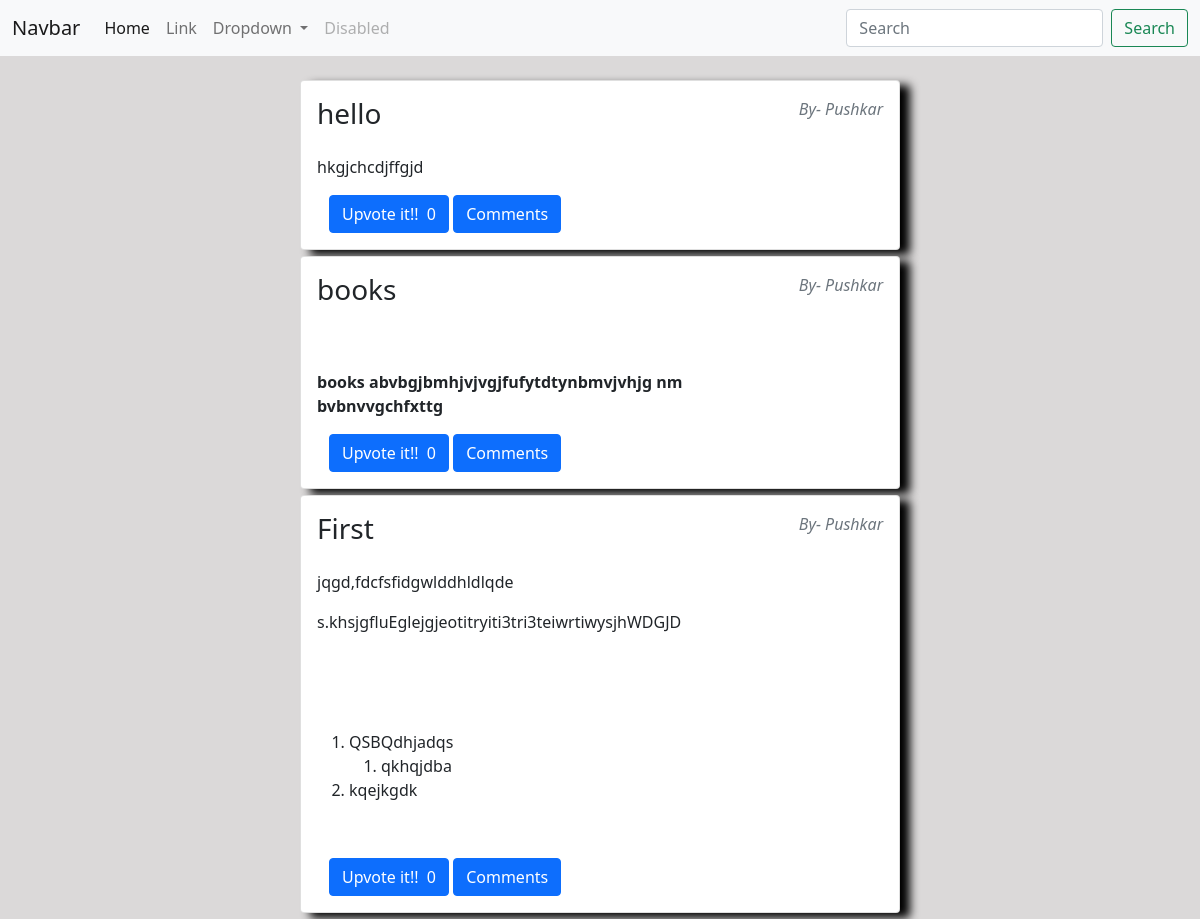
Screenshot of / (signed in) with the database file from the repository.
### Blogs/models.py (models this page shows, shortened)
class Blogs(models.Model):
    title=models.CharField(max_length=50)
    blogs=RichTextField(blank=True,null=True,verbose_name='')
    date_posted=models.DateTimeField(default=timezone.now)
    author=models.ForeignKey(User,on_delete=models.CASCADE)
    upvotes=models.ManyToManyField(User,related_name="upv")

### Blogs/views.py (the view)
# urls.py: path('',BlogsView.as_view(),name="blogs"),
class BlogsView(LoginRequiredMixin,ListView):
    context_object_name='blogs-comment'
    def get_queryset(self):
        return Blogs.objects.all()
    def get_context_data(self, **kwargs):
        context = super(BlogsView, self).get_context_data(**kwargs)
        context['blogs'] = Blogs.objects.all()
        print(Blogs.pk)
        return context

### Blogs/templates/Blogs/blogs_list.html (shortened to what this page needs)
{% extends 'Users/base.html' %}
{% load static %}
{% block css %}
<link rel="stylesheet" type="text/css" href="{% static 'Blogs/main.css' %}?{% now "U" %}">
{% endblock css %}
{% block content %}
<div class="outer">
    <div class="inner">
        <br>
        {% for post in blogs %}
            <div class="card" style="width: 100%;">
                <div class="card-body">
                    <div style="display: flex;">
                        <h3 class="card-title">{{ post.title }}</h3>
                        <span class="text-muted" style="margin-left: auto; font-style: italic;">By- {{ post.author }}</span>
                    </div>
                    <p class="card-text">{{ post.blogs|safe }} </p>
                    <div class="container">
                        <button class="btn btn-primary upv" data-blog="{{ post.id }}">Upvote it!!&nbsp;&nbsp;<span class="upvotes {{ post.id }}">{{ post.upvotes.count }}</span></button>
                        <button class="btn btn-primary com" id="{{ post.id }}" onclick="start(this.id)" style="">Comments</button>
                    </div>
                </div>
            </div>
        {% endfor %}
    </div>
</div>
{% endblock %}

### Users/templates/Users/base.html (shortened to what this page needs)
{% load static %}
<!DOCTYPE html>
<html lang="en">
  <head>
    <link
      href="https://cdn.jsdelivr.net/npm/bootstrap@5.0.2/dist/css/bootstrap.min.css"
      rel="stylesheet"
    />
    <link rel="stylesheet" type="text/css" href="{% static 'Users/Users.css' %}">
    {% block css %}
    {% endblock css %}
  </head>
  <body>
    <nav class="navbar navbar-expand-lg navbar-light bg-light">
      <div class="container-fluid">
        <a class="navbar-brand" href="#">Navbar</a>
        <div class="collapse navbar-collapse" id="navbarSupportedContent">
          <ul class="navbar-nav me-auto mb-2 mb-lg-0">
            <li class="nav-item">
              <a class="nav-link active" aria-current="page" href="#">Home</a>
            </li>
            <li class="nav-item">
              <a class="nav-link" href="#">Link</a>
            </li>
            <li class="nav-item dropdown">
              <a
                class="nav-link dropdown-toggle"
                href="#"
                id="navbarDropdown"
                role="button"
                data-bs-toggle="dropdown"
                aria-expanded="false"
              >
                Dropdown
              </a>
            </li>
            <li class="nav-item">
              <a
                class="nav-link disabled"
                href="#"
                tabindex="-1"
                aria-disabled="true"
                >Disabled</a
              >
            </li>
          </ul>
          <form class="d-flex">
            <input
              class="form-control me-2"
              type="search"
              placeholder="Search"
              aria-label="Search"
            />
            <button class="btn btn-outline-success" type="submit">
              Search
            </button>
          </form>
        </div>
      </div>
    </nav>
    {% block content %}
    {% endblock %}
  </body>
</html>

### Blogs/static/Blogs/main.css (style rules this page uses)
body { background-color: rgb(219, 217, 217); align-self: center; align-content: center; align-items: center; }
.outer { display: flex; flex-direction: column; justify-content: center; height: max-content; background-color: rgb(219, 217, 217); align-items: center; align-content: center; }
.card { margin-bottom: 1%; box-shadow: 10px 5px 10px black; }
.inner { width: 50%; padding: 0; }

### rows the page displays
Blogs: title "hello", author "Pushkar", blogs "hkgjchcdjffgjd", upvotes.count "0"
Blogs: title "books", author "Pushkar", blogs "books abvbgjbmhjvjvgjfufytdtynbmvjvhjg nm bvbnvvgchfxttg", upvotes.count "0"
Blogs: title "First", author "Pushkar", blogs "jqgd,fdcfsfidgwlddhldlqde s.khsjgfluEglejgjeotitryiti3tri3teiwrtiwysjhWDGJD QSBQdhjadqs qkhqjdba kqejkgdk", upvotes.count "0"
